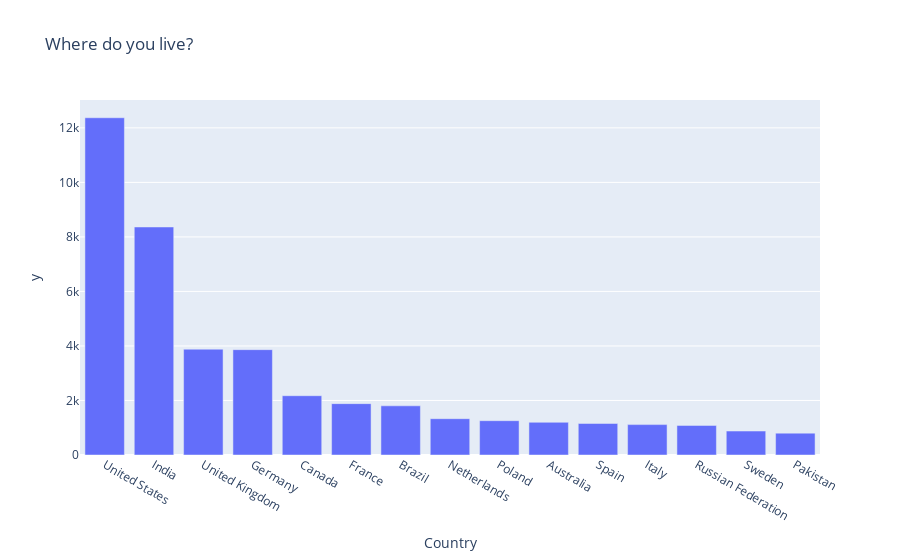

The code cell stored with this chart in its notebook:
### Code cell
plt.figure(figsize=(12,6));
plt.xticks(rotation = 75);
plt.title(schema_df.Country)
sns.barplot(x= top_countires.index, y= top_countires)

fig = px.bar(data_frame=top_countires, x= top_countires.index, y= top_countires, title=schema_df.Country)
fig.show()

### Figure 1 — Plotly figure (JSON) as saved in the notebook; plotly's stock layout.template omitted (floating-point values rounded to 4 significant figures)
{"data": [{"alignmentgroup": "True", "hovertemplate": "Country=%{x}<br>y=%{y}<extra></extra>", "legendgroup": "", "marker": {"color": "#636efa", "pattern": {"shape": ""}}, "name": "", "offsetgroup": "", "orientation": "v", "showlegend": false, "textposition": "auto", "type": "bar", "x": ["United States", "India", "United Kingdom", "Germany", "Canada", "France", "Brazil", "Netherlands", "Poland", "Australia", "Spain", "Italy", "Russian Federation", "Sweden", "Pakistan"], "xaxis": "x", "y": [12371, 8364, 3881, 3864, 2175, 1884, 1804, 1332, 1259, 1199, 1157, 1115, 1085, 879, 802], "yaxis": "y"}], "layout": {"barmode": "relative", "legend": {"tracegroupgap": 0}, "title": {"text": "Where do you live?"}, "xaxis": {"anchor": "y", "domain": [0, 1], "title": {"text": "Country"}}, "yaxis": {"anchor": "x", "domain": [0, 1], "title": {"text": "y"}}}}
